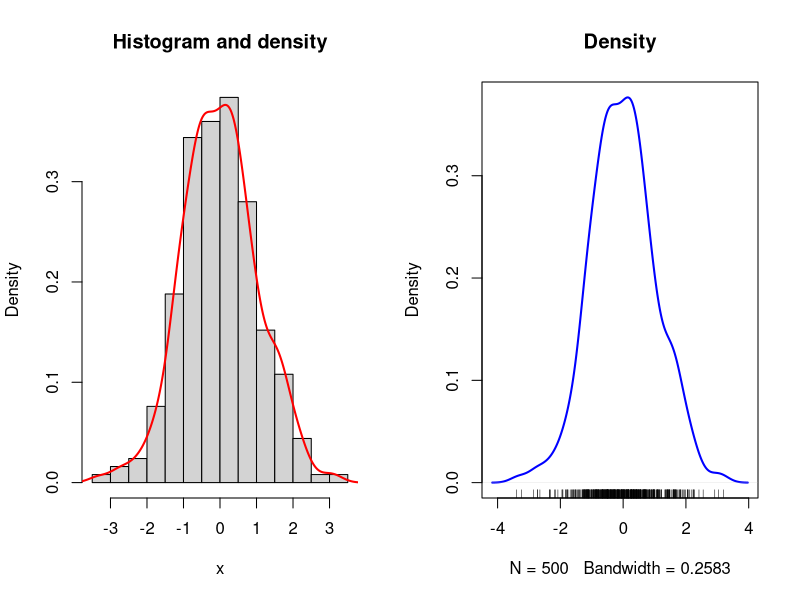

Write the R code that produced this figure.
set.seed(1234)

# Generate data
x <- rnorm(500)

par(mfrow = c(1, 2))

# Create a histogram
hist(x, freq = FALSE, main = "Histogram and density")

# Calculate density
dx <- density(x)

# Add density
lines(dx, lwd = 2, col = "red")

# Plot the density without histogram
plot(dx, lwd = 2, col = "blue",
     main = "Density")

# Add the data-poins with noise in the X-axis
rug(jitter(x))
